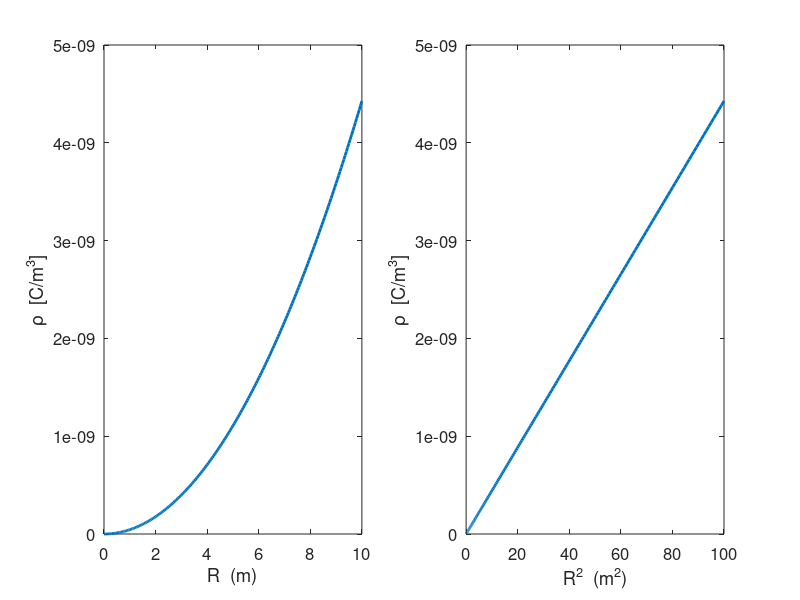
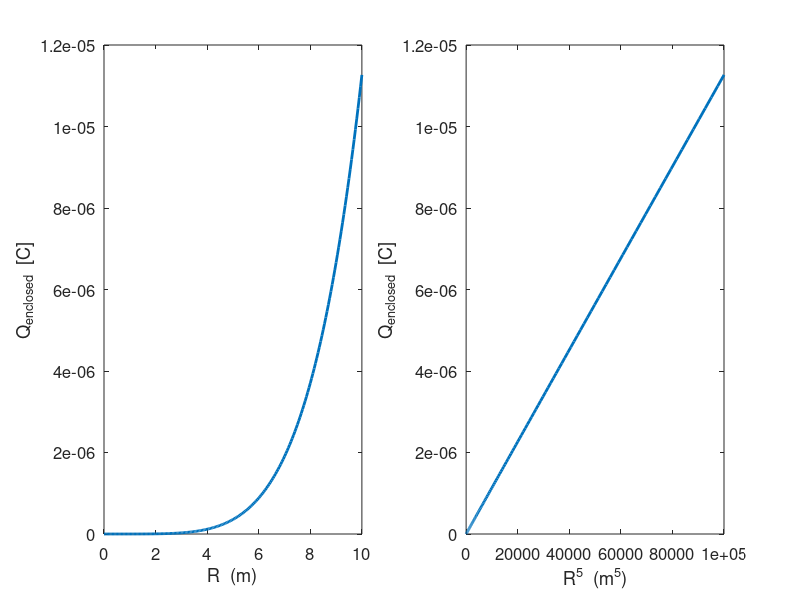
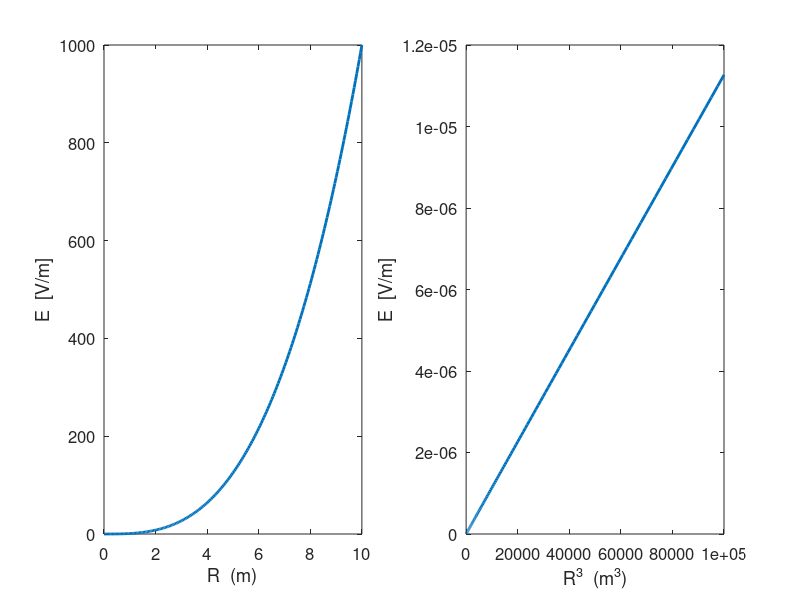

Reproduce these figures in MATLAB, in order.
% cemVE20.m
% 98 May 2016
% Ian Cooper
% School of Physics, University of Sydney
% http://www.physics.usyd.edu.au/teach_res/mp/mphome.htm

% Electostatics  
%    partial derivatives
%    divergence and curl of an electric field specified by a function
% SI units used unless stated otherwise

clear all
close all
clc

tic

% ========================================================================
% INPUTS  
% ========================================================================

% Increment h = dx = dy = dz
   h = 0.0001;
% Cartesian coordinates (x,y,z) for the point P at which the
%     partial derivatives,divergence and curl are calculated
   p = [2, 0, 0];
  
% =======================================================================
% SETUP 
% =======================================================================

% Define function for electric field
K = 1;
Ex = @(x,R)K .* x .* R.^2;

% Cartesian coordinates of the point P and increments around P   
   x = p(1); x2 = x + h/2; x1 = x - h/2;
   y = p(2); y2 = y + h/2; y1 = y - h/2;
   z = p(3); z2 = z + h/2; z1 = z - h/2;

% Constants
   eps0 = 8.854e-12;
   kC = 1/(4*pi*eps0);
      
% Matrix for the 9 partial derivates of the electric field
   gradE = zeros(3,3);

% Distances from the origin (0,0,0) to the point P and increments around P 
   R   = sqrt(x^2 + y^2 + z^2);
   Rx2 = sqrt(x2^2 + y^2 + z^2);
   Rx1 = sqrt(x1^2 + y^2 + z^2);
   Ry2 = sqrt(x^2 + y2^2 + z^2);
   Ry1 = sqrt(x^2 + y1^2 + z^2);
   Rz2 = sqrt(x^2 + y^2 + z2^2);
   Rz1 = sqrt(x^2 + y^2 + z1^2);
   
% =======================================================================
% CALCULATIONS: partial derivates / divergence / curl 
% =======================================================================
   E = K * R^3;
   
% dEx/dx
   E2 = Ex(x2,Rx2);
   E1 = Ex(x1,Rx1);
   gradE(1,1)  = (E2 - E1) / h;
      
% dEx/dy;
    
   E2 = Ex(x2,Ry2); 
   E1 = Ex(x1,Ry1);
   gradE(1,2)  = (E2 - E1) / h;
     
% dEx/dz;
   E2 = Ex(x2,Rz2);
   E1 = Ex(x1,Rz1);
   gradE(1,3)  = (E2 - E1) / h;
    
% dEy/dx
   E2 = Ex(y2,Rx2);
   E1 = Ex(y1,Rx1);
   gradE(2,1)  = (E2 - E1) / h;
    
% dEy/dy;
   E2 = Ex(y2,Ry2);
   E1 = Ex(y1,Ry1);
   gradE(2,2)  = (E2 - E1) / h;
   
% dEy/dz;
   E2 = Ex(y2,Rz2);
   E1 = Ex(y1,Rz1);
   gradE(2,3)  = (E2 - E1) / h;
 
% dEz/dx
   E2 = Ex(z2,Rx2);
   E1 = Ex(z1,Rx1);
   gradE(3,1)  = (E2 - E1) / h;
   
% dEz/dy;
   E2 = Ex(z2,Ry2);
   E1 = Ex(z1,Ry1); 
   gradE(3,2)  = (E2 - E1) / h;
    
% dEz/dz;
   E2 = Ex(z2,Rz2);
   E1 = Ex(z1,Rz1);
   gradE(3,3)  = (E2 - E1) / h;
  
 % divergence of the electric field at the point P(x,y,z)
   divEP  = gradE(1,1)  + gradE(2,2)+  gradE(3,3);
   
 % charge density rho at the point P
   rho = divEP * eps0;
   
% curl of the electric field at the point P(x,y,z)
   curlEx = gradE(3,2) - gradE(2,3);
   curlEy = gradE(1,3) - gradE(3,1);
   curlEz = gradE(2,1) - gradE(1,2);
   
   
% Variation of divergence as a function of radial position R --> x  
   N = 201;     % must be an odd number
   x = linspace(0,10,N);
   ER = K .* x.^3;

   x2 = x + h/2; x1 = x - h/2;
   R   = sqrt(x.^2 + y^2 + z^2);
   Rx2 = sqrt(x2.^2 + y^2 + z^2);
   Rx1 = sqrt(x1.^2 + y^2 + z^2);
   Ry2 = sqrt(x.^2 + y2^2 + z^2);
   Ry1 = sqrt(x.^2 + y1^2 + z^2);
   Rz2 = sqrt(x.^2 + y^2 + z2^2);
   Rz1 = sqrt(x.^2 + y^2 + z1^2);
   
% dEx/dx
   E2 = Ex(x2,Rx2);
   E1 = Ex(x1,Rx1);
   divEx  = (E2 - E1) ./ h;
% dEy/dy;
   E2 = Ex(y2,Ry2);
   E1 = Ex(y1,Ry1);
   divEy  = (E2 - E1) ./ h;
% dEz/dz;
   E2 = Ex(z2,Rz2);
   E1 = Ex(z1,Rz1);
   divEz  = (E2 - E1) ./ h;
   
   divE = divEx + divEy + divEz;
   
   rhoR = eps0 .* divE;

% Charge Q enclosed by a sphere of radius R
  dx = x(2)-x(1); Q(1) = x(1)^2 * rhoR(1); Q = zeros(N,1);
  for n = 2 : N
  Q(n) = Q(n-1) + x(n)^2 * rhoR(n); 
  end
  Q = Q .* (4*pi*dx); 
   
% =======================================================================
% COMMAND WINDOW OUPUT: partial derivates / divergence / curl 
% =======================================================================
disp('   ');
disp('Observation point P(x,y,z)');
fprintf('   x = %2.3e  m ',p(1));
fprintf('   y = %2.3e  m ',p(2));
fprintf('   z = %2.3e  m \n ',p(3));
disp('   ');
disp('Displacement increment h = dx = dy = dz  ');
fprintf('   h = %2.3e  m \n',h);
disp('  ');
disp('Electric field strength at point P');
fprintf('   E = %2.3e  V/m \n',E);
disp(' ');
disp('Partial derivatives: numerical calculations');
gradE
disp('   ');
disp('Divergence of E    ');
fprintf('   divE = %2.3e  m \n',divEP); 
disp('   ');
fprintf('Average charge density at point P  rho = %2.3e  C/m^3 \n',rho);
disp('  ');
disp('Curl of E    ');
fprintf('   curlEx = %2.3e  m \n',curlEx); 
fprintf('   curlEy = %2.3e  m \n',curlEy); 
fprintf('   curlEz = %2.3e  m \n',curlEz); 
disp('  ');

% % ======================================================================= 
% % GRAPHICS 
% % ======================================================================= 
   fs = 12;

figure(1)   % 11111111111111111111111111111111111111111111111111111111111
   set(gcf,'units','normalized','position',[0.03 0.50 0.43 0.35]);
   xP = x; yP = rhoR;
   subplot(1,2,1)
   plot(xP,yP,'linewidth',2);
   tx = 'R  (m)';  ty = '\rho  [C/m^3]';
   xlabel(tx,'fontsize',fs'); ylabel(ty,'fontsize',fs');
   set(gca,'fontsize',fs');
   
   xP = x.^2; yP = rhoR;
   subplot(1,2,2)
   plot(xP,yP,'linewidth',2);
   tx = 'R^2  (m^2)';  ty = '\rho  [C/m^3]';
   xlabel(tx,'fontsize',fs'); ylabel(ty,'fontsize',fs');
   
   set(gca,'fontsize',fs');
   box on

figure(2)   % 22222222222222222222222222222222222222222222222222222222222 
   set(gcf,'units','normalized','position',[0.50 0.50 0.43 0.35]);
   xP = x; yP = Q;
   subplot(1,2,1)   
   plot(xP,yP,'linewidth',2);
   tx = 'R  (m)';  ty = 'Q_{enclosed}  [C]';
   xlabel(tx,'fontsize',fs'); ylabel(ty,'fontsize',fs');
   set(gca,'fontsize',fs');
   
   xP = x.^5; yP = Q;
   subplot(1,2,2)
   plot(xP,yP,'linewidth',2);
   tx = 'R^5  (m^5)';  ty = 'Q_{enclosed}  [C]';
   xlabel(tx,'fontsize',fs'); ylabel(ty,'fontsize',fs');
   
   set(gca,'fontsize',fs');
   box on

figure(3)   % 333333333333333333333333333333333333333333333333333333333333 
   set(gcf,'units','normalized','position',[0.03 0.06 0.43 0.35]);
   xP = x; yP = ER;
   subplot(1,2,1)   
   plot(xP,yP,'linewidth',2);
   tx = 'R  (m)';  ty = 'E  [V/m]';
   xlabel(tx,'fontsize',fs'); ylabel(ty,'fontsize',fs');
   set(gca,'fontsize',fs');
   
   xP = x.^5; yP = Q;
   subplot(1,2,2)
   plot(xP,yP,'linewidth',2);
   tx = 'R^3  (m^3)';  ty = 'E  [V/m]';
   xlabel(tx,'fontsize',fs'); ylabel(ty,'fontsize',fs');
   
   set(gca,'fontsize',fs');
   box on
   
   
   toc
